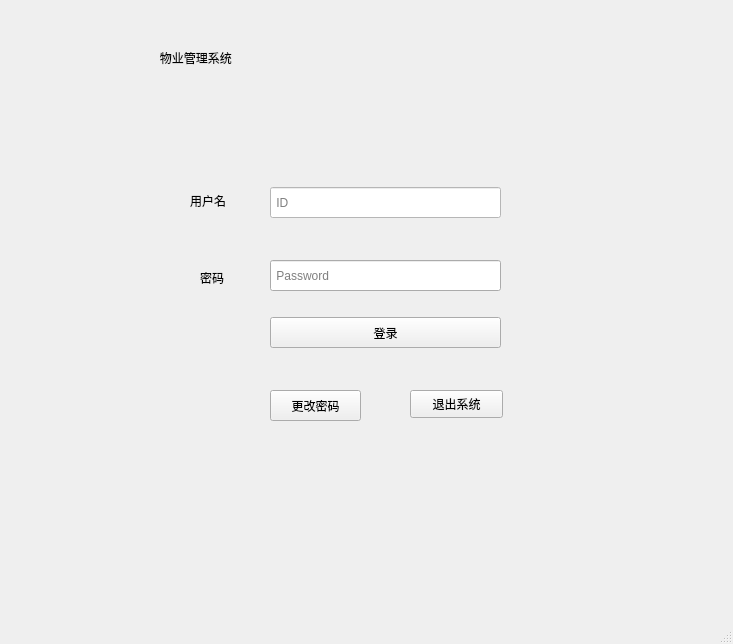
<?xml version="1.0" encoding="UTF-8"?>
<ui version="4.0">
 <class>MainWindow</class>
 <widget class="QMainWindow" name="MainWindow">
  <property name="geometry">
   <rect>
    <x>0</x>
    <y>0</y>
    <width>733</width>
    <height>644</height>
   </rect>
  </property>
  <property name="sizePolicy">
   <sizepolicy hsizetype="Fixed" vsizetype="Fixed">
    <horstretch>0</horstretch>
    <verstretch>0</verstretch>
   </sizepolicy>
  </property>
  <property name="minimumSize">
   <size>
    <width>733</width>
    <height>644</height>
   </size>
  </property>
  <property name="maximumSize">
   <size>
    <width>733</width>
    <height>644</height>
   </size>
  </property>
  <property name="windowTitle">
   <string>登入界面</string>
  </property>
  <property name="windowIcon">
   <iconset theme="D:\python_projects\DataBase\image\logo.png">
    <normaloff>.</normaloff>.</iconset>
  </property>
  <property name="windowOpacity">
   <double>0.850000000000000</double>
  </property>
  <property name="styleSheet">
   <string notr="true">;
background-image: url(:/login_image/7.jpg);</string>
  </property>
  <widget class="QWidget" name="centralwidget">
   <property name="sizePolicy">
    <sizepolicy hsizetype="Fixed" vsizetype="Fixed">
     <horstretch>0</horstretch>
     <verstretch>0</verstretch>
    </sizepolicy>
   </property>
   <widget class="QLabel" name="label_3">
    <property name="geometry">
     <rect>
      <x>200</x>
      <y>267</y>
      <width>51</width>
      <height>21</height>
     </rect>
    </property>
    <property name="styleSheet">
     <string notr="true">font: 14pt &quot;Arial&quot;;</string>
    </property>
    <property name="text">
     <string>密码</string>
    </property>
   </widget>
   <widget class="QPushButton" name="pushButton_3">
    <property name="geometry">
     <rect>
      <x>410</x>
      <y>390</y>
      <width>93</width>
      <height>28</height>
     </rect>
    </property>
    <property name="text">
     <string>退出系统</string>
    </property>
   </widget>
   <widget class="QLabel" name="label_2">
    <property name="geometry">
     <rect>
      <x>190</x>
      <y>190</y>
      <width>71</width>
      <height>21</height>
     </rect>
    </property>
    <property name="styleSheet">
     <string notr="true">font: 14pt &quot;Arial&quot;;</string>
    </property>
    <property name="text">
     <string>用户名</string>
    </property>
   </widget>
   <widget class="QLineEdit" name="lineEdit">
    <property name="geometry">
     <rect>
      <x>270</x>
      <y>187</y>
      <width>231</width>
      <height>31</height>
     </rect>
    </property>
    <property name="sizePolicy">
     <sizepolicy hsizetype="Fixed" vsizetype="Fixed">
      <horstretch>0</horstretch>
      <verstretch>0</verstretch>
     </sizepolicy>
    </property>
    <property name="styleSheet">
     <string notr="true">background-color: qconicalgradient(cx:0.5, cy:0.5, angle:0, stop:0 rgba(35, 40, 3, 255), stop:0.16 rgba(136, 106, 22, 255), stop:0.225 rgba(166, 140, 41, 255), stop:0.285 rgba(204, 181, 74, 255), stop:0.345 rgba(235, 219, 102, 255), stop:0.415 rgba(245, 236, 112, 255), stop:0.52 rgba(209, 190, 76, 255), stop:0.57 rgba(187, 156, 51, 255), stop:0.635 rgba(168, 142, 42, 255), stop:0.695 rgba(202, 174, 68, 255), stop:0.75 rgba(218, 202, 86, 255), stop:0.815 rgba(208, 187, 73, 255), stop:0.88 rgba(187, 156, 51, 255), stop:0.935 rgba(137, 108, 26, 255), stop:1 rgba(35, 40, 3, 255));
background-color: rgb(255, 255, 255);</string>
    </property>
    <property name="placeholderText">
     <string> ID</string>
    </property>
   </widget>
   <widget class="QPushButton" name="pushButton_2">
    <property name="geometry">
     <rect>
      <x>270</x>
      <y>390</y>
      <width>91</width>
      <height>31</height>
     </rect>
    </property>
    <property name="sizePolicy">
     <sizepolicy hsizetype="Fixed" vsizetype="Fixed">
      <horstretch>0</horstretch>
      <verstretch>0</verstretch>
     </sizepolicy>
    </property>
    <property name="styleSheet">
     <string notr="true"/>
    </property>
    <property name="text">
     <string>更改密码</string>
    </property>
   </widget>
   <widget class="QLabel" name="label">
    <property name="geometry">
     <rect>
      <x>150</x>
      <y>27</y>
      <width>451</width>
      <height>61</height>
     </rect>
    </property>
    <property name="styleSheet">
     <string notr="true">color: rgb(0, 0, 0);
font: 36pt &quot;Arial&quot;;</string>
    </property>
    <property name="text">
     <string>   物业管理系统</string>
    </property>
   </widget>
   <widget class="QPushButton" name="pushButton">
    <property name="geometry">
     <rect>
      <x>270</x>
      <y>317</y>
      <width>231</width>
      <height>31</height>
     </rect>
    </property>
    <property name="sizePolicy">
     <sizepolicy hsizetype="Fixed" vsizetype="Fixed">
      <horstretch>0</horstretch>
      <verstretch>0</verstretch>
     </sizepolicy>
    </property>
    <property name="styleSheet">
     <string notr="true">font: 14pt &quot;Arial&quot;;</string>
    </property>
    <property name="text">
     <string>登录</string>
    </property>
   </widget>
   <widget class="QLineEdit" name="lineEdit_2">
    <property name="geometry">
     <rect>
      <x>270</x>
      <y>260</y>
      <width>231</width>
      <height>31</height>
     </rect>
    </property>
    <property name="sizePolicy">
     <sizepolicy hsizetype="Fixed" vsizetype="Fixed">
      <horstretch>0</horstretch>
      <verstretch>0</verstretch>
     </sizepolicy>
    </property>
    <property name="styleSheet">
     <string notr="true"/>
    </property>
    <property name="text">
     <string/>
    </property>
    <property name="frame">
     <bool>true</bool>
    </property>
    <property name="echoMode">
     <enum>QLineEdit::Password</enum>
    </property>
    <property name="placeholderText">
     <string> Password</string>
    </property>
   </widget>
  </widget>
  <widget class="QMenuBar" name="menubar">
   <property name="geometry">
    <rect>
     <x>0</x>
     <y>0</y>
     <width>733</width>
     <height>26</height>
    </rect>
   </property>
  </widget>
  <widget class="QStatusBar" name="statusbar"/>
 </widget>
 <resources>
  <include location="image/login_background.qrc"/>
 </resources>
 <connections/>
</ui>
